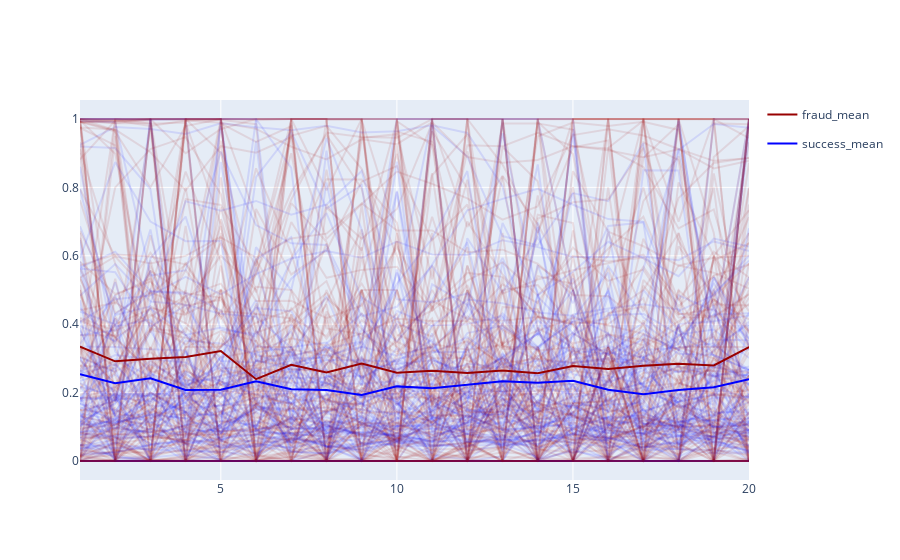

This figure's notebook cell:
### Markdown cell above
### New biers

### Code cell
plot_series(df_newbiers_20, df_info)
